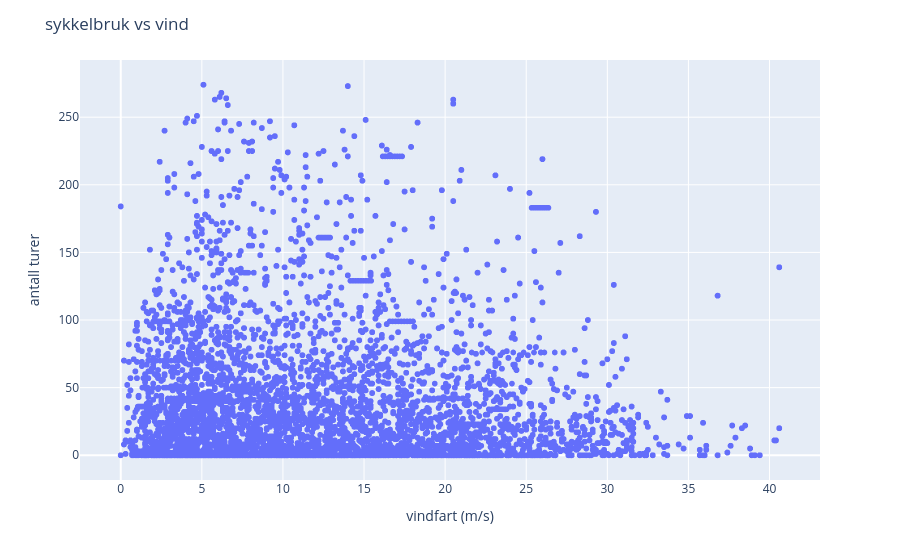

The notebook cell this image was saved under:
### Code cell
# visualiserer sammenheng mellom sykkelbruk og vind via scatter
fig = px.scatter(merged_df, "wind_speed", "trips_count")
fig.update_layout(title="sykkelbruk vs vind", xaxis_title="vindfart (m/s)",
                  yaxis_title="antall turer")
fig.show()

### Figure 1 — Plotly figure (JSON) as saved in the notebook; plotly's stock layout.template omitted (floating-point values rounded to 4 significant figures; data arrays with more than 128 entries replaced by an {"elided": "..."} marker saying what was removed)
{"data": [{"hovertemplate": "wind_speed=%{x}<br>trips_count=%{y}<extra></extra>", "legendgroup": "", "marker": {"color": "#636efa", "symbol": "circle"}, "mode": "markers", "name": "", "showlegend": false, "type": "scattergl", "x": {"elided": "40029 float values"}, "xaxis": "x", "y": {"elided": "40029 int values"}, "yaxis": "y"}], "layout": {"legend": {"tracegroupgap": 0}, "margin": {"t": 60}, "title": {"text": "sykkelbruk vs vind"}, "xaxis": {"anchor": "y", "domain": [0, 1], "title": {"text": "vindfart (m/s)"}}, "yaxis": {"anchor": "x", "domain": [0, 1], "title": {"text": "antall turer"}}}}
